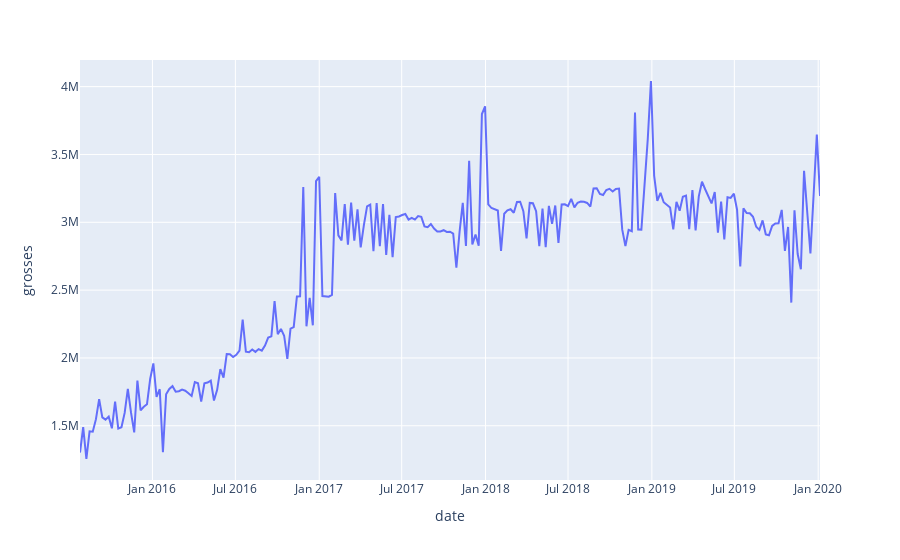

Notebook code cell kept with this figure:
### Markdown cell above
**HAMILTON**

### Code cell
px.line(df_hamilton, x=df_hamilton.index, y='grosses')

### Figure 1 — Plotly figure (JSON) as saved in the notebook; plotly's stock layout.template omitted (floating-point values rounded to 4 significant figures; data arrays with more than 128 entries replaced by an {"elided": "..."} marker saying what was removed)
{"data": [{"hovertemplate": "date=%{x}<br>grosses=%{y}<extra></extra>", "legendgroup": "", "line": {"color": "#636efa", "dash": "solid"}, "mode": "lines", "name": "", "orientation": "v", "showlegend": false, "type": "scatter", "x": {"elided": "233 str values"}, "xaxis": "x", "y": {"elided": "233 int values"}, "yaxis": "y"}], "layout": {"legend": {"tracegroupgap": 0}, "margin": {"t": 60}, "xaxis": {"anchor": "y", "domain": [0, 1], "title": {"text": "date"}}, "yaxis": {"anchor": "x", "domain": [0, 1], "title": {"text": "grosses"}}}}
